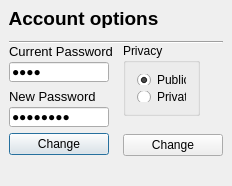
<?xml version="1.0" encoding="UTF-8"?>
<ui version="4.0">
 <class>ManageFriendWindow</class>
 <widget class="QDialog" name="ManageFriendWindow">
  <property name="geometry">
   <rect>
    <x>0</x>
    <y>0</y>
    <width>232</width>
    <height>186</height>
   </rect>
  </property>
  <property name="windowTitle">
   <string>LoginWindow</string>
  </property>
  <widget class="QPushButton" name="changePasswordPushButton">
   <property name="geometry">
    <rect>
     <x>9</x>
     <y>133</y>
     <width>100</width>
     <height>22</height>
    </rect>
   </property>
   <property name="minimumSize">
    <size>
     <width>100</width>
     <height>22</height>
    </size>
   </property>
   <property name="maximumSize">
    <size>
     <width>100</width>
     <height>16777215</height>
    </size>
   </property>
   <property name="text">
    <string>Change</string>
   </property>
  </widget>
  <widget class="QPushButton" name="changePrivacyPushButton">
   <property name="geometry">
    <rect>
     <x>123</x>
     <y>134</y>
     <width>100</width>
     <height>22</height>
    </rect>
   </property>
   <property name="minimumSize">
    <size>
     <width>100</width>
     <height>22</height>
    </size>
   </property>
   <property name="maximumSize">
    <size>
     <width>100</width>
     <height>20</height>
    </size>
   </property>
   <property name="text">
    <string>Change</string>
   </property>
  </widget>
  <widget class="QLineEdit" name="newPasswordLineEdit">
   <property name="geometry">
    <rect>
     <x>9</x>
     <y>107</y>
     <width>100</width>
     <height>20</height>
    </rect>
   </property>
   <property name="maximumSize">
    <size>
     <width>100</width>
     <height>20</height>
    </size>
   </property>
   <property name="inputMask">
    <string/>
   </property>
   <property name="text">
    <string>poil2cul</string>
   </property>
   <property name="maxLength">
    <number>256</number>
   </property>
   <property name="echoMode">
    <enum>QLineEdit::Password</enum>
   </property>
  </widget>
  <widget class="QLabel" name="passwordLabel">
   <property name="enabled">
    <bool>true</bool>
   </property>
   <property name="geometry">
    <rect>
     <x>9</x>
     <y>88</y>
     <width>86</width>
     <height>16</height>
    </rect>
   </property>
   <property name="font">
    <font>
     <family>MS UI Gothic</family>
     <pointsize>10</pointsize>
    </font>
   </property>
   <property name="text">
    <string>New Password :</string>
   </property>
  </widget>
  <widget class="QLineEdit" name="currentPasswordLineEdit">
   <property name="geometry">
    <rect>
     <x>9</x>
     <y>62</y>
     <width>100</width>
     <height>20</height>
    </rect>
   </property>
   <property name="minimumSize">
    <size>
     <width>100</width>
     <height>0</height>
    </size>
   </property>
   <property name="maximumSize">
    <size>
     <width>100</width>
     <height>16777215</height>
    </size>
   </property>
   <property name="text">
    <string>poil</string>
   </property>
   <property name="maxLength">
    <number>256</number>
   </property>
   <property name="echoMode">
    <enum>QLineEdit::Password</enum>
   </property>
  </widget>
  <widget class="Line" name="line">
   <property name="geometry">
    <rect>
     <x>9</x>
     <y>34</y>
     <width>214</width>
     <height>16</height>
    </rect>
   </property>
   <property name="orientation">
    <enum>Qt::Horizontal</enum>
   </property>
  </widget>
  <widget class="QLabel" name="loginLabel">
   <property name="geometry">
    <rect>
     <x>9</x>
     <y>43</y>
     <width>108</width>
     <height>16</height>
    </rect>
   </property>
   <property name="font">
    <font>
     <family>MS UI Gothic</family>
     <pointsize>10</pointsize>
    </font>
   </property>
   <property name="text">
    <string>Current Password :</string>
   </property>
  </widget>
  <widget class="QLabel" name="loginTitleLabel">
   <property name="geometry">
    <rect>
     <x>9</x>
     <y>9</y>
     <width>149</width>
     <height>19</height>
    </rect>
   </property>
   <property name="font">
    <font>
     <family>MS UI Gothic</family>
     <pointsize>14</pointsize>
     <weight>75</weight>
     <bold>true</bold>
    </font>
   </property>
   <property name="text">
    <string>Account options</string>
   </property>
   <property name="alignment">
    <set>Qt::AlignCenter</set>
   </property>
  </widget>
  <widget class="QGroupBox" name="groupBox">
   <property name="geometry">
    <rect>
     <x>123</x>
     <y>43</y>
     <width>77</width>
     <height>73</height>
    </rect>
   </property>
   <property name="title">
    <string>Privacy</string>
   </property>
   <layout class="QGridLayout" name="gridLayout_2">
    <item row="0" column="0">
     <widget class="QRadioButton" name="publicRadioButton">
      <property name="text">
       <string>Public</string>
      </property>
      <property name="checked">
       <bool>true</bool>
      </property>
     </widget>
    </item>
    <item row="1" column="0">
     <widget class="QRadioButton" name="privateRadioButton">
      <property name="text">
       <string>Private</string>
      </property>
      <property name="checked">
       <bool>false</bool>
      </property>
     </widget>
    </item>
   </layout>
  </widget>
  <widget class="QLabel" name="serverResponseLabel">
   <property name="geometry">
    <rect>
     <x>9</x>
     <y>161</y>
     <width>16</width>
     <height>16</height>
    </rect>
   </property>
   <property name="font">
    <font>
     <family>MS UI Gothic</family>
     <pointsize>12</pointsize>
     <weight>75</weight>
     <bold>true</bold>
    </font>
   </property>
   <property name="text">
    <string/>
   </property>
   <property name="alignment">
    <set>Qt::AlignCenter</set>
   </property>
  </widget>
 </widget>
 <layoutdefault spacing="6" margin="11"/>
 <tabstops>
  <tabstop>currentPasswordLineEdit</tabstop>
  <tabstop>newPasswordLineEdit</tabstop>
  <tabstop>changePasswordPushButton</tabstop>
 </tabstops>
 <resources/>
 <connections/>
</ui>
